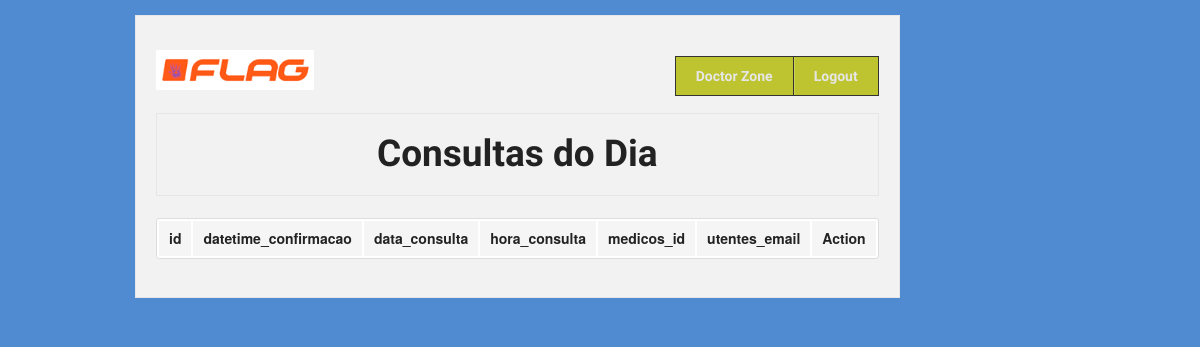
The page /Project_Clinica/medico/consultas_do_dia.php (signed in) on the database as committed earlier.
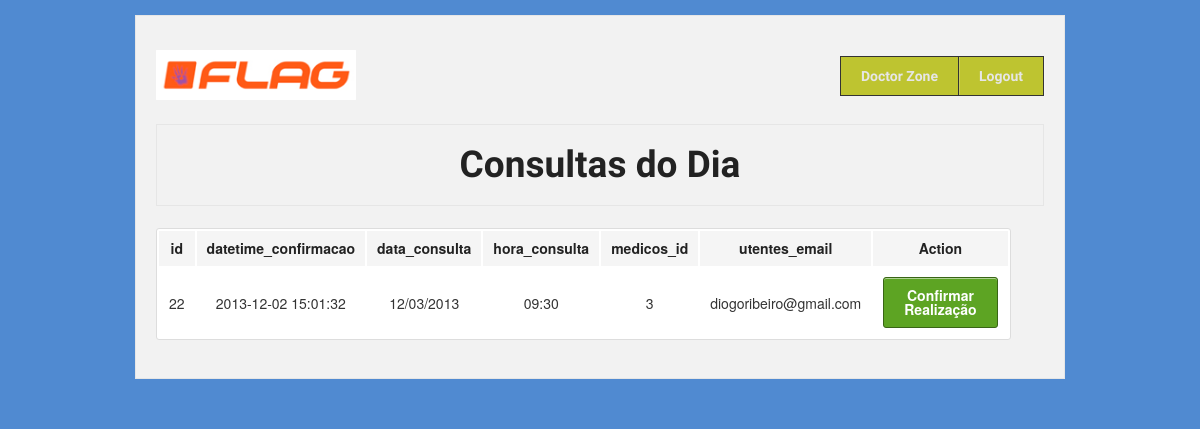
The same page on the database as committed later.
### tables this page shows
CREATE TABLE `consultas_marcadas` (
  `id` int(11) unsigned NOT NULL AUTO_INCREMENT,
  `datetime_confirmacao` datetime NOT NULL,
  `data_consulta` varchar(10) NOT NULL,
  `hora_consulta` varchar(10) NOT NULL,
  `medicos_id` int(10) unsigned NOT NULL,
  `utentes_email` varchar(255) NOT NULL,
  PRIMARY KEY (`id`),
  KEY `fk_consultas_com_marcacao_confirmada_a_realizar_medicos1_idx` (`medicos_id`),
  KEY `fk_consultas_com_marcacao_confirmada_a_realizar_utentes1_idx` (`utentes_email`),
  CONSTRAINT `fk_consultas_com_marcacao_confirmada_a_realizar_medicos1` FOREIGN KEY (`medicos_id`) REFERENCES `medicos` (`id`) ON DELETE CASCADE ON UPDATE CASCADE,
  CONSTRAINT `fk_consultas_com_marcacao_confirmada_a_realizar_utentes1` FOREIGN KEY (`utentes_email`) REFERENCES `utentes` (`email`) ON DELETE CASCADE ON UPDATE CASCADE
);

### Project_Clinica/medico/consultas_do_dia.php (the view, shortened to what this page needs)
<?php require '../MODEL/databaseConnection.php'; ?>
<!DOCTYPE html>
 <html class="no-js" lang="en">
<head>
  <link rel="stylesheet" href="../stylesheets/foundation.css">
  <link rel="stylesheet" href="../stylesheets/app.css">
</head>
<body style="background: #508AD1;" >
  <div class="row">
    <div style="width:auto;" class="twelve columns">
      <div class="panel">
      <div class="row">
        <div class="three columns">
          <h1><a href="index.php"><img src="../images/banners_logos/logo.png" /></a></h1>
        </div>
        <div style="text-align: center;" class="nine columns">
          <ul class="nav-bar right">
            <li style="background-color: rgb(190, 196, 48);"><a style="font-weight: bold;" href="index.php">Doctor Zone</a></li>
            <li style="background-color: rgb(190, 196, 48);"><a style="font-weight: bold;" href="logout.php">Logout</a></li>
          </ul>
        </div>
       </div>
       <div class="row">
        <div class="twelve columns">
          <div class="panel">
            <h2 style="text-align: center;">Consultas do Dia</h2>
          </div>
        </div>
      </div>
      <div class="row">
        <div style="text-align: center;" class="eight columns center">
              <table class="twelve">
  <thead>
    <tr>
      <?php $sql = 'DESCRIBE consultas_marcadas'; ?>
         <?php if ($result_set = $connection->query($sql)): ?>
              <?php foreach ($result_set as $coluna): ?>
              <th style="text-align: center; vertical-align: middle;" ><?php echo $coluna[0]; ?></th>
              <?php endforeach ?>
         <?php endif ?>
              <th style="text-align: center; vertical-align: middle;" >Action</th>
          </tr>
        </thead>
  <tbody>
    <?php
        $date = new DateTime();
        $sql = "SELECT *
                  FROM consultas_marcadas
                  WHERE data_consulta = '". $date->format('m/d/Y') ."'
                  AND medicos_id = (SELECT medicos_administracao_de_consultas.medicos_id
                  FROM medicos_administracao_de_consultas
                  WHERE medicos_administracao_de_consultas.username = '". $_SESSION['username'] . "') ORDER BY hora_consulta ASC";
    ?>
           <?php if ($result_set = $connection->query($sql)): ?>
                    <?php foreach ($result_set as $coluna): ?>
                      <tr>
                          <td style="text-align: center; vertical-align: middle;"><?php echo $coluna[0]; ?></td>
                          <td style="text-align: center; vertical-align: middle;"><?php echo $coluna[1]; ?></td>
                          <td style="text-align: center; vertical-align: middle;"><?php echo $coluna[2]; ?></td>
                          <td style="text-align: center; vertical-align: middle;"><?php echo $coluna[3]; ?></td>
                          <td style="text-align: center; vertical-align: middle;"><?php echo $coluna[4]; ?></td>
                          <td style="text-align: center; vertical-align: middle;"><?php echo $coluna[5]; ?></td>
                          <td style="text-align: center; vertical-align: middle;">
                          <a class=" radius success button" href="confirmar_consulta.php?pk=<?php echo $coluna[0];?>&ue=<?php echo $coluna[5];?>">Confirmar Realização</a>
                          </td>
                      </tr>
                    <?php endforeach ?>
          <?php endif ?>
  </tbody>
</table>
          </div>
        </div>
      </div>
    </div>
</div>
</body>
</html>

Rows that differ between the two databases and show on the page:
added consultas_marcadas: id "22", datetime_confirmacao "2013-12-02 15:01:32", data_consulta "12/03/2013", hora_consulta "09:30", medicos "3", utentes_email "diogoribeiro@gmail.com"
